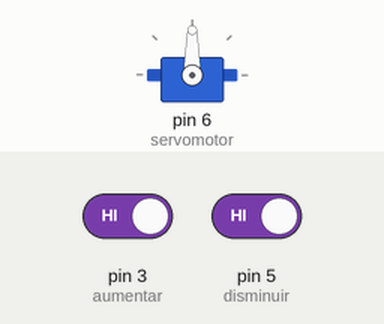
Bench run of a sketch on a simulated Arduino Uno, built with avr-gcc and run on an emulated ATmega328P. Parts: servo. The inputs (shaded band) are chosen by the test bench; at power-on: pin 3 (aumentar) HIGH, pin 5 (disminuir) HIGH.

Above: at 1.2 s.
1.3 s: pin 3 (aumentar) driven LOW
At 1.75 s:
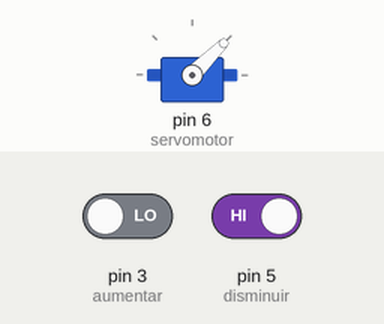
4.3 s: pin 5 (disminuir) driven LOW
At 4.6 s:
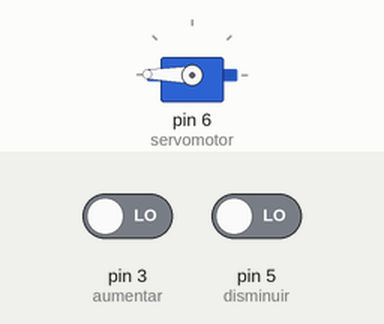
5.8 s: pin 3 (aumentar) driven HIGH
At 8.1 s:
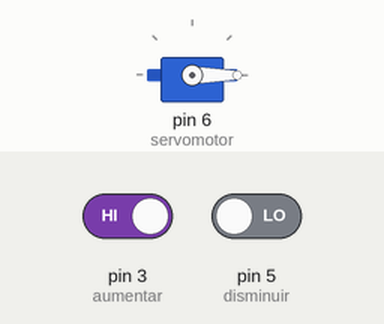
Timing chart, 0 to 9.6 s (numbered marks = the images above; inputs shaded):
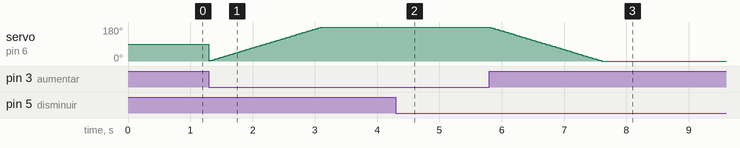

The sketch:

Proyecto_15_Servo2.ino
```cpp
#include <Servo.h>
Servo servomotor;

int angulo;
int aumentar = 3;  //Pin para el pulsador de aumentar el angulo
int disminuir = 5; //Pin para el pulsador de disminuir el angulo

void setup() {

  servomotor.attach(6);  //Pin PWM 6 del Arduino
  pinMode(disminuir, INPUT);
  pinMode(aumentar, INPUT);
}

void loop() {

  //Aumenta el angulo mientras se mantenga presionado
  //El angulo no aumenta mas alla de 180 grados
  if (digitalRead(aumentar) == LOW)
  {
    angulo++;
    servomotor.write(angulo);
    delay(10);

    if (angulo > 180)
    {
      angulo = 180;
    }
  }

  //Disminuye el angulo mientras se mantenga presionado
  //El angulo no disminuye mas alla de 0 grados
  if (digitalRead(disminuir) == LOW)
  {
    angulo--;
    servomotor.write(angulo);
    delay(10);

    if (angulo < 0)
    {
      angulo = 0;
    }
  }
}
```

Measured:
- after the input at 4.3 s, servo on pin 6 (servomotor): 180° → 179° at once
- after the input at 5.8 s, servo on pin 6 (servomotor): moves from 179° to 0° over 1.8 s, starting at once
